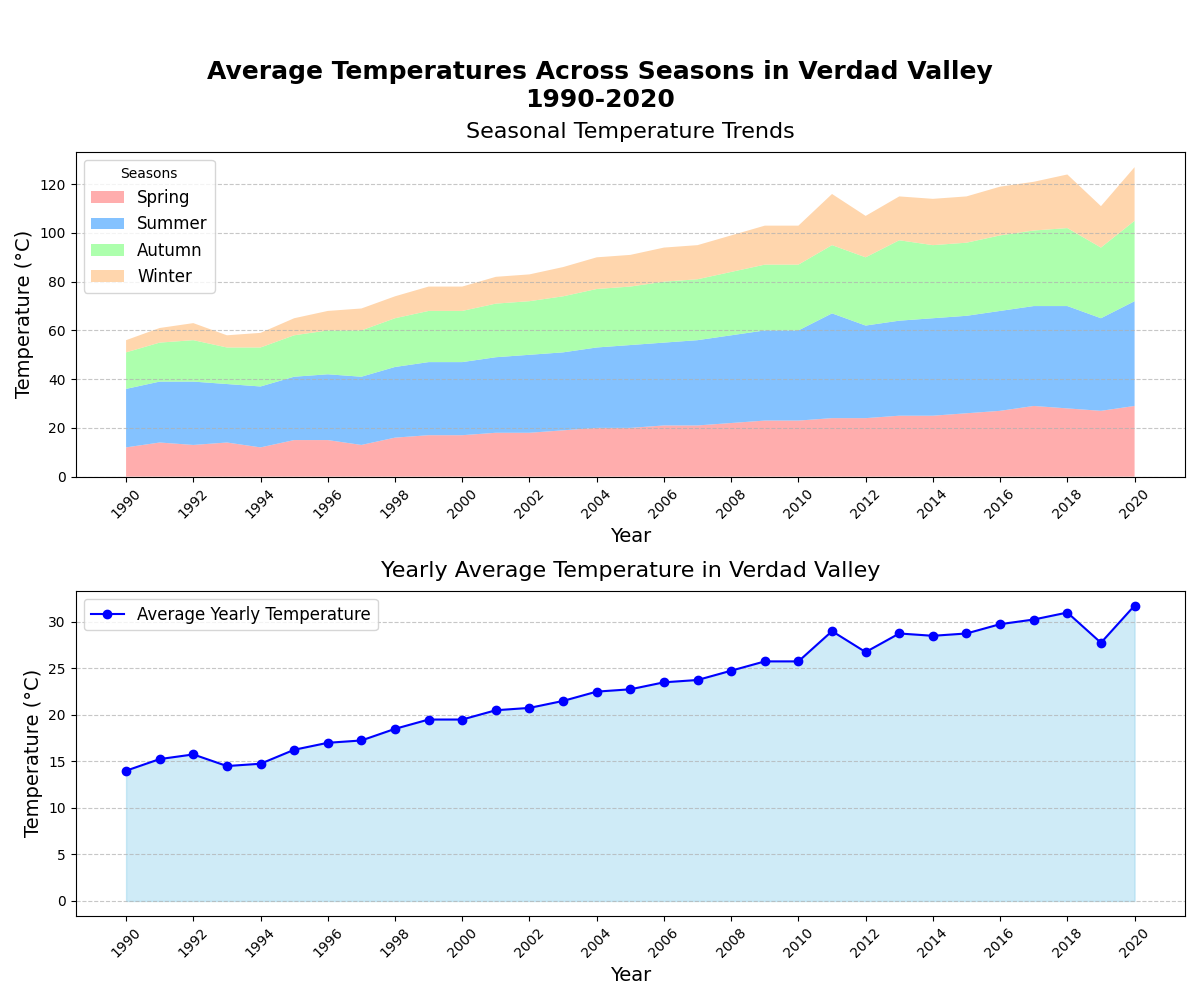

Reproduce this figure in Python.
import matplotlib.pyplot as plt
import numpy as np

# Years from 1990 to 2020
years = np.arange(1990, 2021)

# Average temperatures (in °C) for each season over the years - altered data.
spring_temps = [12, 14, 13, 14, 12, 15, 15, 13, 16, 17, 17, 18, 18, 19, 20, 20, 21, 21, 22, 23, 23, 24, 24, 25, 25, 26, 27, 29, 28, 27, 29]
summer_temps = [24, 25, 26, 24, 25, 26, 27, 28, 29, 30, 30, 31, 32, 32, 33, 34, 34, 35, 36, 37, 37, 43, 38, 39, 40, 40, 41, 41, 42, 38, 43]
autumn_temps = [15, 16, 17, 15, 16, 17, 18, 19, 20, 21, 21, 22, 22, 23, 24, 24, 25, 25, 26, 27, 27, 28, 28, 33, 30, 30, 31, 31, 32, 29, 33]
winter_temps = [5, 6, 7, 5, 6, 7, 8, 9, 9, 10, 10, 11, 11, 12, 13, 13, 14, 14, 15, 16, 16, 21, 17, 18, 19, 19, 20, 20, 22, 17, 22]

# Create the figure and define layout grids
fig, axs = plt.subplots(nrows=2, ncols=1, figsize=(12, 10))
fig.suptitle('Average Temperatures Across Seasons in Verdad Valley\n1990-2020', fontsize=18, fontweight='bold', y=0.94)

# Stacked Area Chart
axs[0].stackplot(years, spring_temps, summer_temps, autumn_temps, winter_temps,
                labels=['Spring', 'Summer', 'Autumn', 'Winter'],
                colors=['#ff9999', '#66b3ff', '#99ff99', '#ffcc99'], alpha=0.8)
axs[0].set_title('Seasonal Temperature Trends', fontsize=16, pad=10)
axs[0].set_xlabel('Year', fontsize=14)
axs[0].set_ylabel('Temperature (°C)', fontsize=14)
axs[0].legend(loc='upper left', title='Seasons', fontsize=12)
axs[0].grid(axis='y', linestyle='--', alpha=0.7)
axs[0].set_xticks(years[::2])
axs[0].set_xticklabels(years[::2], rotation=45, fontsize=10)

# Subplot for Yearly Temperature Averages Comparison
average_temps = (np.array(spring_temps) + np.array(summer_temps) + np.array(autumn_temps) + np.array(winter_temps)) / 4
axs[1].plot(years, average_temps, linestyle='-', marker='o', color='b', label='Average Yearly Temperature')
axs[1].fill_between(years, average_temps, color='skyblue', alpha=0.4)
axs[1].set_title('Yearly Average Temperature in Verdad Valley', fontsize=16, pad=10)
axs[1].set_xlabel('Year', fontsize=14)
axs[1].set_ylabel('Temperature (°C)', fontsize=14)
axs[1].legend(loc='upper left', fontsize=12)
axs[1].grid(axis='y', linestyle='--', alpha=0.7)
axs[1].set_xticks(years[::2])
axs[1].set_xticklabels(years[::2], rotation=45, fontsize=10)

# Automatically adjust plot to ensure no element is clipped
plt.tight_layout(rect=[0, 0, 1, 0.96])

# Display the plot
plt.show()
